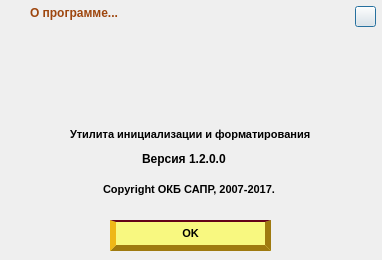
<?xml version="1.0" encoding="UTF-8"?>
<ui version="4.0">
 <class>dlg_aboutProg</class>
 <widget class="QDialog" name="dlg_aboutProg">
  <property name="geometry">
   <rect>
    <x>0</x>
    <y>0</y>
    <width>382</width>
    <height>260</height>
   </rect>
  </property>
  <property name="font">
   <font>
    <pointsize>9</pointsize>
    <weight>75</weight>
    <bold>true</bold>
   </font>
  </property>
  <property name="windowTitle">
   <string>Dialog</string>
  </property>
  <property name="styleSheet">
   <string notr="true">QDialog {
    border-image: url(&quot;:images/aboutProgramm.png&quot;) 0 0 0 0;
	}
</string>
  </property>
  <widget class="QPushButton" name="btnClose">
   <property name="geometry">
    <rect>
     <x>355</x>
     <y>6</y>
     <width>21</width>
     <height>21</height>
    </rect>
   </property>
   <property name="styleSheet">
    <string notr="true">QPushButton {
     background:url(&quot;:/images/close.png&quot;);
  }

 QPushButton:hover {
 background-image:url(&quot;:/images/close1.png&quot;);
}
</string>
   </property>
   <property name="text">
    <string/>
   </property>
  </widget>
  <widget class="QPushButton" name="btnOk">
   <property name="geometry">
    <rect>
     <x>110</x>
     <y>220</y>
     <width>161</width>
     <height>31</height>
    </rect>
   </property>
   <property name="font">
    <font>
     <pointsize>8</pointsize>
    </font>
   </property>
   <property name="styleSheet">
    <string notr="true">QPushButton {
     background-color: rgb(248, 248, 128);

    border-top: 2px solid rgb(100, 2, 24);
  border-right: 6px outset rgb(159, 122, 16);
  border-bottom: 6px outset rgb(159, 122, 16);
  border-left: 6px outset rgb(159, 122, 16);

 }

 QPushButton:hover {
background-color: rgb(248, 238, 0);
  border-right: 6px outset rgb(200, 122, 16);
  border-bottom: 6px outset rgb(200, 122, 16);
  border-left: 6px outset rgb(200, 122, 16);
}</string>
   </property>
   <property name="text">
    <string>ОK</string>
   </property>
  </widget>
  <widget class="QLabel" name="label">
   <property name="geometry">
    <rect>
     <x>30</x>
     <y>2</y>
     <width>191</width>
     <height>21</height>
    </rect>
   </property>
   <property name="font">
    <font>
     <pointsize>9</pointsize>
     <weight>75</weight>
     <bold>true</bold>
    </font>
   </property>
   <property name="styleSheet">
    <string notr="true">QLabel {
color: rgb(158, 70, 14);
}</string>
   </property>
   <property name="text">
    <string>О программе...</string>
   </property>
  </widget>
  <widget class="QLabel" name="label_2">
   <property name="geometry">
    <rect>
     <x>70</x>
     <y>124</y>
     <width>301</width>
     <height>20</height>
    </rect>
   </property>
   <property name="font">
    <font>
     <pointsize>8</pointsize>
     <weight>75</weight>
     <bold>true</bold>
    </font>
   </property>
   <property name="text">
    <string>Утилита инициализации и форматирования</string>
   </property>
  </widget>
  <widget class="QLabel" name="label_3">
   <property name="geometry">
    <rect>
     <x>142</x>
     <y>151</y>
     <width>151</width>
     <height>16</height>
    </rect>
   </property>
   <property name="font">
    <font>
     <pointsize>9</pointsize>
    </font>
   </property>
   <property name="text">
    <string>Версия 1.2.0.0</string>
   </property>
  </widget>
  <widget class="QLabel" name="label_4">
   <property name="geometry">
    <rect>
     <x>103</x>
     <y>179</y>
     <width>251</width>
     <height>20</height>
    </rect>
   </property>
   <property name="font">
    <font>
     <pointsize>8</pointsize>
    </font>
   </property>
   <property name="text">
    <string>Copyright ОКБ САПР, 2007-2017.</string>
   </property>
  </widget>
 </widget>
 <resources/>
 <connections/>
</ui>
